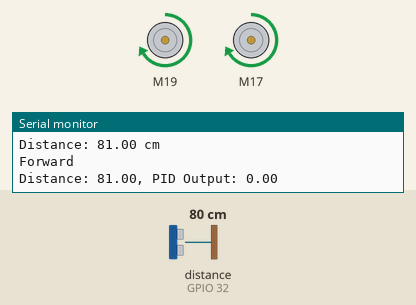
The sketch below on a simulated ESP32. Parts: 2 × DC motor (green arrow = forward, orange = backward, longer = faster), the last lines printed to the serial monitor. The inputs (shaded band) are chosen by the test bench; at power-on: distance to the obstacle (sensor on GPIO 32) 80 cm. The echo pulse lasts 58.3 µs per cm.

Above: at 1.2 s.
1.3 s: distance to the obstacle (sensor on GPIO 32) set to 11 cm
2.8 s: distance to the obstacle (sensor on GPIO 32) set to 8 cm
At 4.2 s:
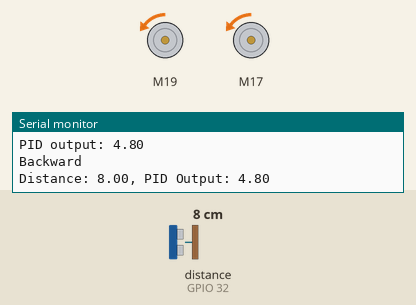
5.8 s: distance to the obstacle (sensor on GPIO 32) set to 2 cm
8.8 s: distance to the obstacle (sensor on GPIO 32) set to 9 cm
10.6 s: distance to the obstacle (sensor on GPIO 32) set to 2 cm
At 10.86 s:
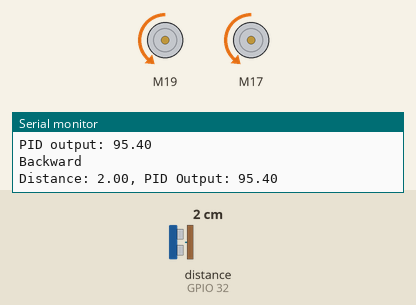
13.6 s: distance to the obstacle (sensor on GPIO 32) set to 18 cm
Timing chart, 0 to 16.2 s (numbered marks = the images above; inputs shaded):
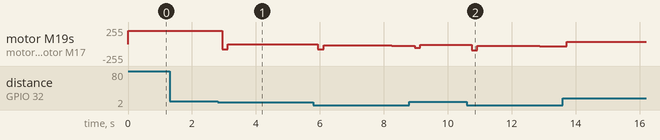

The sketch:

SmartNav.ino
```cpp
#include <Wire.h>
#include <NewPing.h>
#include <L298N.h>

// Motor driver pins
const int ENA = 22; // Motor A (left)
const int IN1 = 19;
const int IN2 = 18;
const int IN3 = 17;
const int IN4 = 16;
const int ENB = 23; // Motor B (right)

L298N motorLeft(ENA, IN1, IN2); // Motor A setup
L298N motorRight(ENB, IN3, IN4); // Motor B setup

int speed = 200; // Motor DC speed

// Ultrasonic sensor pins and max distance
#define TRIGGER_PIN 33
#define ECHO_PIN 32
#define MAX_DISTANCE 200
NewPing sonar(TRIGGER_PIN, ECHO_PIN, MAX_DISTANCE); // NewPing setup

// Movement constants
#define FORWARD 1
#define BACKWARD 2
#define RIGHT 3
#define LEFT 4
#define STOP 0

// PID constants
double kp = 2.0;
double ki = 0.5;
double kd = 1.0;
double setPoint = 10.0; // Desired distance in cm
double input, output;
double lastInput = 0.0;
double integral = 0.0;

volatile bool objectDetected = false; // Flag to indicate object detection

void setup() {
  Serial.begin(9600); // Initialize Serial Monitor with baud rate 9600

  // Attach interrupt to ECHO_PIN for object detection
  attachInterrupt(digitalPinToInterrupt(ECHO_PIN), detectObject, CHANGE);
}

void loop() {
  input = sonar.ping_cm(); // Get distance measurement in centimeters
  Serial.print("Distance: ");
  Serial.print(input);
  Serial.println(" cm");

  if (input > 0 && input < 10) {
    Serial.println("Object detected within 10 cm! Activating PID control.");
    pidCompute();
    moveCar(BACKWARD);
  } else {
    if (objectDetected) {
      Serial.println("Object no longer detected. Stopping.");
      moveCar(STOP);
      objectDetected = false;
    } else {
      moveCar(FORWARD);
    }
  }

  // Send data to Serial Plotter
  Serial.print("Distance: ");
  Serial.print(input);
  Serial.print(", PID Output: ");
  Serial.println(output);

  delay(100); // Short delay for demonstration
}

void detectObject() {
  // Function to handle object detection interrupt
  objectDetected = true;
}

void pidCompute() {
  double error = setPoint - input;
  integral += (error * 0.1); // Integral term (with a time step of 0.1 seconds)
  double derivative = (input - lastInput) / 0.1; // Derivative term
  output = kp * error + ki * integral - kd * derivative;
  lastInput = input;

  // Clamp output to valid motor speed range
  output = constrain(output, -255, 255);
  speed = abs(output);

  Serial.print("PID output: ");
  Serial.println(output);
}

void moveCar(int inputValue) {
  switch (inputValue) {
    case BACKWARD:
      Serial.println("Backward");
      motorLeft.setSpeed(speed);
      motorRight.setSpeed(speed);
      motorLeft.backward();
      motorRight.backward();
      break;

    case FORWARD:
      Serial.println("Forward");
      motorLeft.setSpeed(speed);
      motorRight.setSpeed(speed);
      motorLeft.forward();
      motorRight.forward();
      break;

    case RIGHT:
      Serial.println("Right");
      motorLeft.setSpeed(speed);
      motorRight.setSpeed(speed);
      motorLeft.backward();
      motorRight.forward();
      break;

    case LEFT:
      Serial.println("Left");
      motorLeft.setSpeed(speed);
      motorRight.setSpeed(speed);
      motorLeft.forward();
      motorRight.backward();
      break;

    case STOP:
      Serial.println("Stop");
      motorLeft.setSpeed(0);
      motorRight.setSpeed(0);
      motorLeft.stop();
      motorRight.stop();
      break;
  }
}
```

Measured:
- the behaviour switches between 10 and 9 cm on distance to the obstacle (sensor on GPIO 32) (found by bisection; images 0 and 1)
- after the input at 2.8 s, motor M19, motor M17: forward 200/255 → backward 75/255 after 0.14 s, → backward 4/255 0.18 s later, → backward 5/255 1.4 s later
- after the input at 10.6 s, motor M19, motor M17: backward 11/255 → backward 95/255 after 0.14 s, → backward 25/255 0.18 s later, → backward 26/255 0.18 s later, → backward 27/255 0.36 s later, … (8 changes in this stretch)
